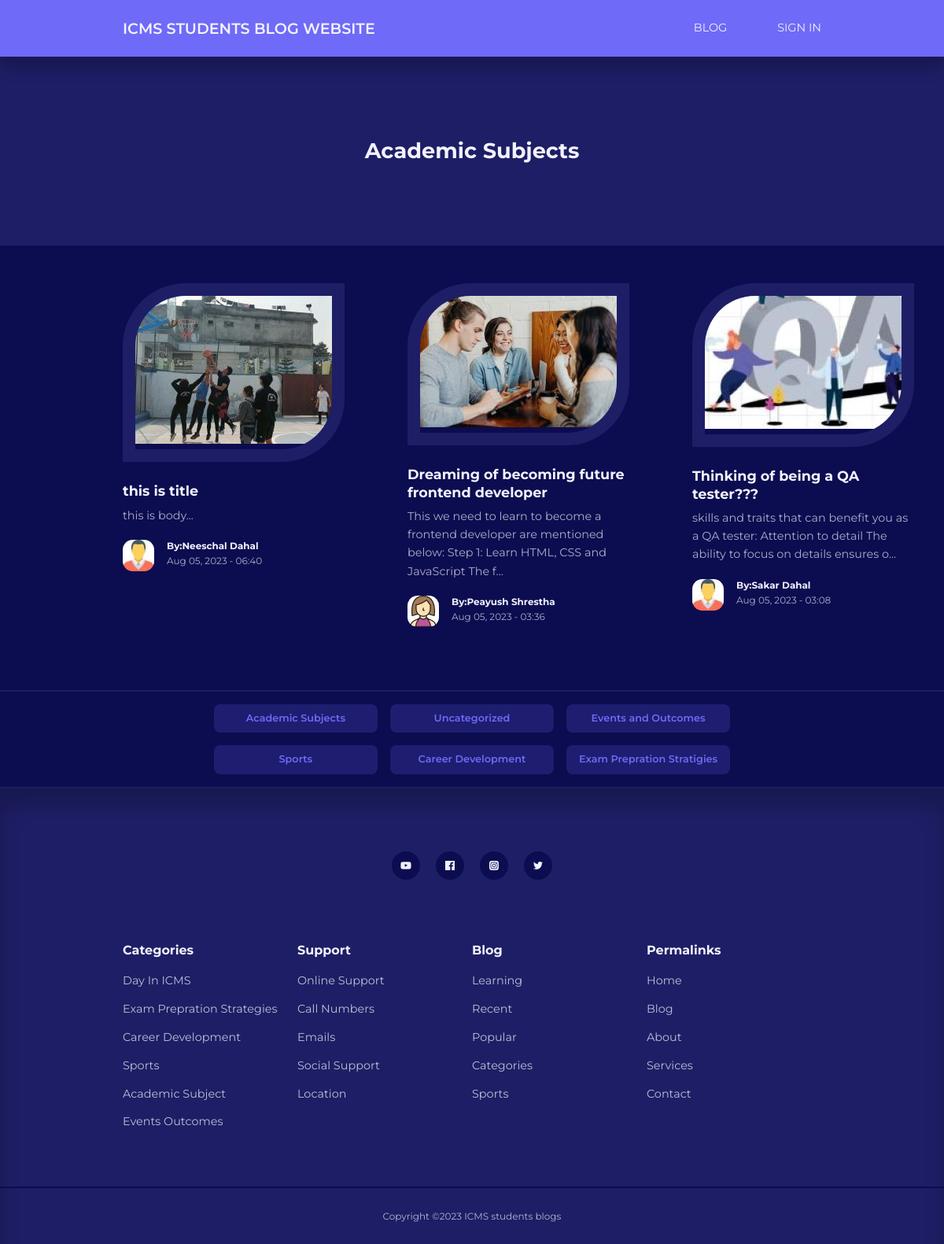
/category-posts.php?id=2, run on the app's committed database.
### tables this page shows
CREATE TABLE `categories` (
  `id` int(11) UNSIGNED NOT NULL,
  `title` varchar(50) NOT NULL,
  `description` text NOT NULL
);

CREATE TABLE `posts` (
  `id` int(11) UNSIGNED NOT NULL,
  `title` varchar(255) NOT NULL,
  `body` text NOT NULL,
  `thumbnail` varchar(255) NOT NULL,
  `date_time` timestamp NOT NULL DEFAULT current_timestamp(),
  `category_id` int(11) UNSIGNED DEFAULT NULL,
  `author_id` int(11) UNSIGNED NOT NULL,
  `is_featured` tinyint(1) NOT NULL
);

CREATE TABLE `users` (
  `id` int(11) UNSIGNED NOT NULL,
  `firstname` varchar(50) NOT NULL,
  `lastname` varchar(50) NOT NULL,
  `username` varchar(50) NOT NULL,
  `email` varchar(100) NOT NULL,
  `password` varchar(255) NOT NULL,
  `avatar` varchar(255) NOT NULL,
  `is_admin` tinyint(1) NOT NULL
);

### category-posts.php (the view, shortened to what this page needs)
<?php
include 'partials/header.php';
if (isset($_GET['id'])) {
    $id = filter_var($_GET['id'], FILTER_SANITIZE_NUMBER_INT);
    $query = "SELECT * FROM posts WHERE category_id=$id ORDER BY date_time DESC";
    $posts = mysqli_query($connection, $query);
} else {
    header('location:' . ROOT_URL . 'blog.php');
    die();
}
?>
<header class="category__title">
    <h2>
        <?php
        $category_query = "SELECT * FROM categories WHERE id=$id";
        $category_result = mysqli_query($connection, $category_query);
        $category = mysqli_fetch_assoc($category_result);
        echo $category['title']
        ?>
    </h2>
</header>
<?php if (mysqli_num_rows($posts) > 0) : ?>
    <section class="posts">
        <div class="container post__container">
            <?php while ($post = mysqli_fetch_assoc($posts)) : ?>
                <article class="post">
                    <div class="post__thumbnail">
                        <img src="./images/<?= $post['thumbnail'] ?>">
                    </div>
                    <div class="post__info">
                        <h3>
                            <a href="<?= ROOT_URL ?>post.php?id=<?= $post['id'] ?>"><?= $post['title'] ?></a>
                        </h3>
                        <p class="post__body">
                            <?= substr($post['body'], 0, 120) ?>...
                        </p>
                        <div class="post__author">
                            <?php
                            $author_id = $post['author_id'];
                            $author_query = "SELECT * FROM users WHERE id=$author_id";
                            $author_result = mysqli_query($connection, $author_query);
                            $author = mysqli_fetch_assoc($author_result);
                            ?>
                            <div class="post__author-avatar">
                                <img src="./images/<?= $author['avatar'] ?>">
                            </div>
                            <div class="post__author-info">
                                <h5>By:<?= "{$author['firstname']} {$author['lastname']}" ?></h5>
                                <small><?= date("M d, Y - H:i", strtotime($post['date_time'])) ?></small>
                            </div>
                        </div>
                    </div>
                </article>
            <?php endwhile ?>
        </div>
    </section>
<?php else : ?>
    <div class="alert__message error lg">
        <p> NO POSTS FOUND FOR THIS CATEGORY </p>
    </div>
<?php endif ?>
<section class="category__buttons">
    <div class="container category__buttons-container">
        <?php
        $all_categories_query = "SELECT * FROM categories";
        $all_categories = mysqli_query($connection, $all_categories_query);
        ?>
        <?php while ($category = mysqli_fetch_assoc($all_categories)) : ?>
            <a href="<?= ROOT_URL ?>category-posts.php?id=<?= $category['id'] ?>" class="category__button"><?= $category['title'] ?></a>
        <?php endwhile ?>
    </div>
</section>
<?php
include 'partials/footer.php';
?>

### css/style.css (style rules this page uses)
:root { --color-primary: #6f6af8; --color-primary-light: hsl(242, 91%, 69%, 18%); --color-primary-variant: #5854c7; --color-red: #da0f3f; --color-red-light: hsl(346, 87%, 46%, 15%); --color-green: #00c476; --color-green-light: hsl(156, 100%, 38%, 15%); --color-gray-900: #1e1e66; --color-gray-700: #2d2b7c; --color-gray-300: rgba(112, 50, 194, 0.87); --color-gray-200: rgba(242, 242, 254, 0.7); --color-white: #f2f2fe; --color-bg: #0c0c50; --transition: all 300ms ease; --container-width-lg: 74%; --container-width-md: 88%; --form-width: 40%; --card-border-radius-1: 0.3rem; --card-border-radius-2: 0.5rem; --card-border-radius-3: 0.8rem; --card-border-radius-4: 2rem; --card-border-radius-5: 5rem; }
* { margin: 0; padding: 0; outline: 0; border: 0; appearance: 0; list-style: none; text-decoration: none; box-sizing: border-box; }
body { font-family: 'Montserrat', sans-serif; line-height: 1.6; color: var(--color-gray-200); overflow-x: hidden; background: var(--color-bg); font-size: 0.9rem; }
.container { width: var(--container-width-lg); max-width: 1800px; margin-inline: auto; }
section { margin-top: 3rem; width: 100vw; }
h1, h2, h3, h4, h5 { color: var(--color-white); line-height: 1.3; }
h2 { font-size: 1.7rem; margin: 1rem 0; }
h3 { font-size: 1.1rem; margin: 0.8rem 0 0.5rem; }
a { color: var(--color-white); transition: var(--transition); }
.category__button { background: var(--color-primary-light); color: var(--color-primary); display: inline-block; padding: 0.5rem 1rem; border-radius: var(--card-border-radius-2); font-weight: 600; font-size: 0.8rem; text-align: center; }
.post__thumbnail { border-radius: var(--card-border-radius-5) 0; border: 1rem solid var(--color-gray-900); overflow: hidden; margin-bottom: 1.6rem; }
.post__author { display: flex; gap: 1rem; margin-top: 1.2rem; }
.post__author-avatar { width: 2.5rem; height: 2.5rem; border-radius: var(--card-border-radius-3); overflow: hidden; }
.post__container { display: grid; grid-template-columns: repeat(3, 1fr); gap: 5rem; margin-bottom: 5rem; }
.category__buttons { padding: 1rem 1rem; border-top: 2px solid var(--color-gray-900); border-bottom: 2px solid var(--color-gray-900); }
.category__buttons-container { width: fit-content; display: grid; grid-template-columns: repeat(3, 1fr); gap: 1rem; }
.category__title { height: 15rem; margin-top: 4.5rem; background: var(--color-gray-900); display: grid; place-items: center; }

### data on the page
categories: title "Academic Subjects"
posts: thumbnail (picture), title "this is title", body "this is body", author.avatar (picture), author.firstname "Neeschal", author.lastname "Dahal", date_time "Aug 05, 2023 - 06:40"
posts: thumbnail (picture), title "Dreaming of becoming future frontend developer", body "This we need to learn to become a frontend developer are mentioned below: Step 1: Learn HTML, CSS and JavaScript The f", author.avatar (picture), author.firstname "Peayush", author.lastname "Shrestha", date_time "Aug 05, 2023 - 03:36"
posts: thumbnail (picture), title "Thinking of being a QA tester???", body "skills and traits that can benefit you as a QA tester: Attention to detail The ability to focus on details ensures o", author.avatar (picture), author.firstname "Sakar", author.lastname "Dahal", date_time "Aug 05, 2023 - 03:08"
categories: title "Uncategorized"
categories: title "Events and Outcomes"
categories: title "Sports"
categories: title "Career Development"
categories: title "Exam Prepration Stratigies"
